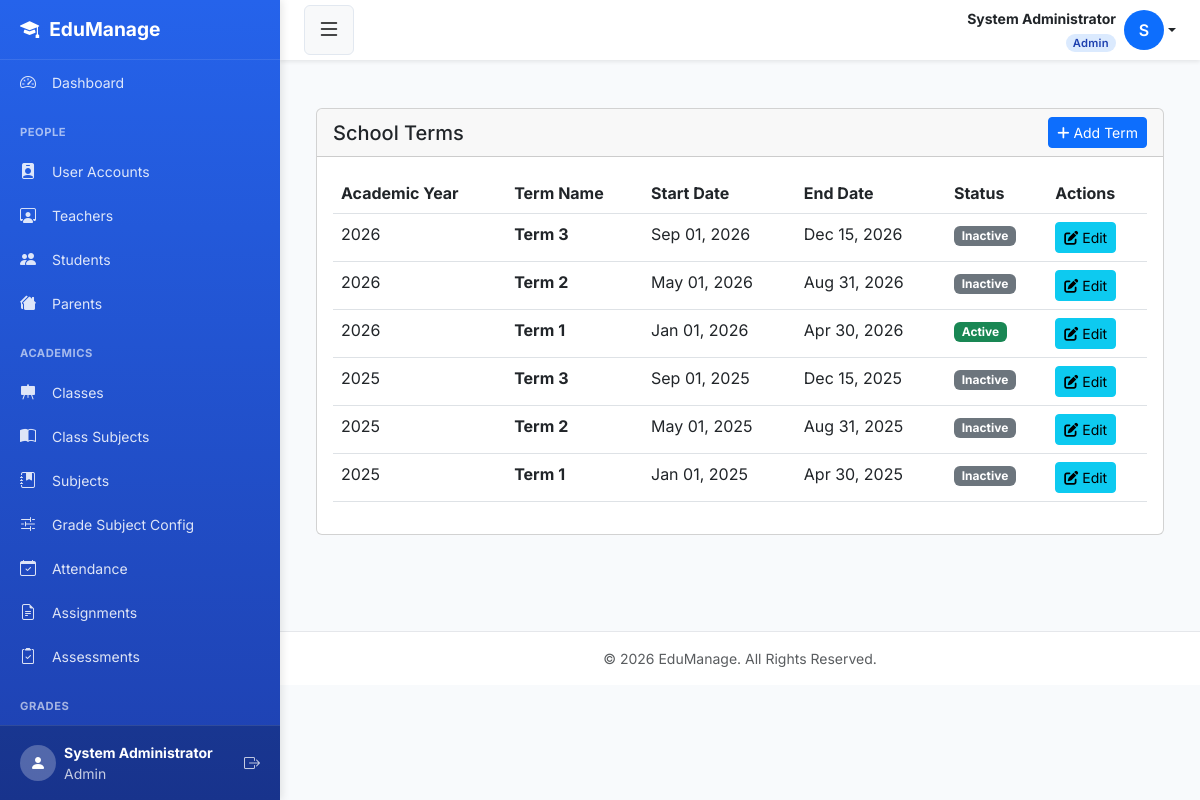
Page /settings/terms/ (signed in) on the committed database.
### smsapp/models.py (models this page shows, shortened)
class User(AbstractUser):
    ROLE_CHOICES = [
        ('admin',   'Admin'),
        ('teacher', 'Teacher'),
        ('student', 'Student'),
        ('parent',  'Parent'),
    ]
    role  = models.CharField(max_length=10, choices=ROLE_CHOICES, default='student')
    phone = models.CharField(max_length=20, blank=True, null=True)
    email = models.EmailField(unique=True, blank=True, null=True)
    REQUIRED_FIELDS = ['first_name', 'last_name', 'role']
    class Meta:
        db_table = 'users'

class Term(models.Model):
    academic_year             = models.ForeignKey(AcademicYear, on_delete=models.CASCADE, related_name='terms')
    name                      = models.CharField(max_length=50)
    start_date                = models.DateField()
    end_date                  = models.DateField()
    is_active                 = models.BooleanField(default=False)
    new_term_prompt_dismissed = models.BooleanField(default=False)
    class Meta:
        db_table      = 'terms'
        ordering      = ['academic_year', 'start_date']
        unique_together = ['academic_year', 'name']

class AcademicYear(models.Model):
    name       = models.CharField(max_length=50, unique=True)
    start_date = models.DateField()
    end_date   = models.DateField()
    is_active  = models.BooleanField(default=True)
    class Meta:
        db_table = 'academic_years'
        ordering = ['-start_date']

### smsapp/views.py (the view)
# urls.py: path('settings/terms/', views.term_list, name='term_list'),
@login_required
@admin_required
def term_list(request):
    terms = Term.objects.all().order_by('-start_date')
    return render(request, 'settings/term_list.html', {'terms': terms})

### smsapp/templates/settings/term_list.html (shortened to what this page needs)
{% extends "base.html" %}
{% load static %}
{% block content %}
<div class="container-fluid py-4">
    <div class="row">
        <div class="col-12">
            <div class="card">
                <div class="card-header d-flex justify-content-between align-items-center">
                    <h5 class="card-title mb-0">School Terms</h5>
                    <a href="{% url 'term_add' %}" class="btn btn-primary btn-sm">
                        <i class="fas fa-plus"></i> Add Term
                    </a>
                </div>
                <div class="card-body">
                    <div class="table-responsive">
                        <table class="table table-hover">
                            <thead>
                                <tr>
                                    <th>Academic Year</th>
                                    <th>Term Name</th>
                                    <th>Start Date</th>
                                    <th>End Date</th>
                                    <th>Status</th>
                                    <th>Actions</th>
                                </tr>
                            </thead>
                            <tbody>
                                {% for term in terms %}
                                <tr>
                                    <td>{{ term.academic_year.name }}</td>
                                    <td><strong>{{ term.name }}</strong></td>
                                    <td>{{ term.start_date|date:"M d, Y" }}</td>
                                    <td>{{ term.end_date|date:"M d, Y" }}</td>
                                    <td>
                                        {% if term.is_active %}
                                        <span class="badge bg-success">Active</span>
                                        {% else %}
                                        <span class="badge bg-secondary">Inactive</span>
                                        {% endif %}
                                    </td>
                                    <td>
                                        <a href="{% url 'term_edit' term.id %}" class="btn btn-sm btn-info">
                                            <i class="fas fa-edit"></i> Edit
                                        </a>
                                    </td>
                                </tr>
                                {% empty %}
                                <tr>
                                    <td colspan="6" class="text-center">No terms found.</td>
                                </tr>
                                {% endfor %}
                            </tbody>
                        </table>
                    </div>
                </div>
            </div>
        </div>
    </div>
</div>
{% endblock %}

### smsapp/templates/base.html (shortened to what this page needs)
<!DOCTYPE html>
<html lang="en">
<head>
    <link href="https://cdn.jsdelivr.net/npm/bootstrap@5.3.0/dist/css/bootstrap.min.css" rel="stylesheet">
    <link rel="stylesheet" href="https://cdn.jsdelivr.net/npm/bootstrap-icons@1.11.0/font/bootstrap-icons.css">
    <link rel="stylesheet" href="https://cdnjs.cloudflare.com/ajax/libs/font-awesome/6.4.0/css/all.min.css">
</head>
<body>
<div class="d-flex" id="wrapper">
    <div id="sidebar-wrapper">
        <div class="sidebar-heading">
            <i class="bi bi-mortarboard-fill"></i> EduManage
        </div>
        <div class="sidebar-nav">
            {% if user.role == 'admin' %}
                <a href="{% url 'admin_dashboard' %}" class="list-group-item list-group-item-action">
                    <i class="bi bi-speedometer2"></i> Dashboard
                </a>
            {% elif user.role == 'teacher' %}
                <a href="{% url 'teacher_dashboard' %}" class="list-group-item list-group-item-action">
                    <i class="bi bi-speedometer2"></i> Dashboard
                </a>
            {% elif user.role == 'student' %}
                <a href="{% url 'student_dashboard' %}" class="list-group-item list-group-item-action">
                    <i class="bi bi-speedometer2"></i> Dashboard
                </a>
            {% elif user.role == 'parent' %}
                <a href="{% url 'parent_dashboard' %}" class="list-group-item list-group-item-action">
                    <i class="bi bi-speedometer2"></i> Dashboard
                </a>
            {% endif %}
            {% if user.role == 'admin' %}
                <div class="sidebar-heading-text">People</div>
                <a href="{% url 'user_list' %}" class="list-group-item list-group-item-action">
                    <i class="bi bi-person-badge-fill"></i> User Accounts
                </a>
                <a href="{% url 'teacher_list' %}" class="list-group-item list-group-item-action">
                    <i class="bi bi-person-workspace"></i> Teachers
                </a>
                <a href="{% url 'student_list' %}" class="list-group-item list-group-item-action">
                    <i class="bi bi-people-fill"></i> Students
                </a>
                <a href="{% url 'parent_list' %}" class="list-group-item list-group-item-action">
                    <i class="bi bi-houses-fill"></i> Parents
                </a>
                <div class="sidebar-heading-text">Academics</div>
                <a href="{% url 'class_list' %}" class="list-group-item list-group-item-action">
                    <i class="bi bi-easel-fill"></i> Classes
                </a>
                <a href="{% url 'class_subject_list' %}" class="list-group-item list-group-item-action">
                    <i class="bi bi-book-half"></i> Class Subjects
                </a>
                <a href="{% url 'subject_list' %}" class="list-group-item list-group-item-action">
                    <i class="bi bi-journal-bookmark-fill"></i> Subjects
                </a>
                <a href="{% url 'grade_subject_config_list' %}" class="list-group-item list-group-item-action">
                    <i class="bi bi-sliders2"></i> Grade Subject Config
                </a>
                <a href="{% url 'attendance_history' %}" class="list-group-item list-group-item-action">
                    <i class="bi bi-calendar-check"></i> Attendance
                </a>
                <a href="{% url 'assignment_list' %}" class="list-group-item list-group-item-action">
                    <i class="bi bi-file-earmark-text"></i> Assignments
                </a>
                <a href="{% url 'create_assessment' %}" class="list-group-item list-group-item-action">
                    <i class="bi bi-clipboard2-check"></i> Assessments
                </a>
                <div class="sidebar-heading-text">Grades</div>
                <a href="{% url 'view_gradebook' 0 0 %}" class="list-group-item list-group-item-action" onclick="return false;">
                </a>
            {% endif %}
        </div>
        <div class="sidebar-footer">
            <div class="d-flex align-items-center">
                <div class="rounded-circle bg-white bg-opacity-25 d-flex align-items-center justify-content-center me-2"
                     style="width: 36px; height: 36px;">
                    <i class="bi bi-person-fill"></i>
                </div>
                <div class="flex-grow-1">
                    <div class="small fw-bold">{{ user.get_full_name|default:user.username }}</div>
                    <div class="small opacity-75">{{ user.get_role_display }}</div>
                </div>
                <a href="{% url 'logout' %}" class="text-white text-decoration-none opacity-75 hover-opacity-100">
                    <i class="bi bi-box-arrow-right"></i>
                </a>
            </div>
        </div>
    </div>
    <div id="page-content-wrapper">
        <nav class="top-navbar">
            <button class="btn btn-light" id="sidebarToggle" aria-label="Toggle sidebar">
                <i class="bi bi-list fs-4"></i>
            </button>
            <div class="dropdown">
                <a href="#"
                   class="d-flex align-items-center text-decoration-none dropdown-toggle text-dark"
                   id="userDropdown"
                   data-bs-toggle="dropdown"
                   aria-expanded="false">
                    <div class="me-2 text-end d-none d-lg-block">
                        <div class="fw-bold small">
                            {{ user.get_full_name|default:user.username }}
                        </div>
                        <span class="role-badge {{ user.role }}">
                            {{ user.get_role_display }}
                        </span>
                    </div>
                    <div class="rounded-circle bg-primary text-white d-flex align-items-center justify-content-center"
                         style="width:40px;height:40px;font-weight:600;flex-shrink:0;">
                        {{ user.first_name|first|default:user.username|first|upper }}
                    </div>
                </a>
            </div>
        </nav>
        <div class="container-fluid p-4">
            {% block content %}{% endblock %}
        </div>
        <footer class="bg-white text-center py-3 mt-5 border-top">
            <div class="container text-muted small">
                &copy; {% now "Y" %} EduManage. All Rights Reserved.
            </div>
        </footer>
    </div>
</div>
</body>
</html>

### smsapp/templates/base.html (style rules this page uses)
:root { --primary-color: #2563eb; --primary-dark: #1e40af; --secondary-color: #64748b; --sidebar-width: 280px; --header-height: 60px; }
* { margin: 0; padding: 0; box-sizing: border-box; }
body { font-family: 'Inter', -apple-system, BlinkMacSystemFont, 'Segoe UI', Roboto, sans-serif; background-color: #f8fafc; overflow-x: hidden; min-height: 100vh; }
#sidebar-wrapper { height: 100vh; width: var(--sidebar-width); position: fixed; top: 0; left: 0; background: linear-gradient(180deg, var(--primary-color) 0%, var(--primary-dark) 100%); color: white; box-shadow: 2px 0 8px rgba(0, 0, 0, 0.1); display: flex; flex-direction: column; overflow: hidden; z-index: 1000; }
.sidebar-heading { padding: 0.875rem 1.25rem; font-size: 1.2rem; font-weight: 700; color: white; border-bottom: 1px solid rgba(255, 255, 255, 0.1); height: var(--header-height); display: flex; align-items: center; gap: 10px; flex-shrink: 0; }
.sidebar-nav { flex: 1; overflow-y: auto; overflow-x: hidden; padding-bottom: 20px; }
.sidebar-footer { padding: 16px 20px; border-top: 1px solid rgba(255, 255, 255, 0.1); background: rgba(0, 0, 0, 0.2); flex-shrink: 0; }
.sidebar-heading-text { color: rgba(255, 255, 255, 0.6); font-size: 0.7rem; text-transform: uppercase; font-weight: 700; letter-spacing: 0.5px; padding: 15px 20px 8px; margin-top: 5px; }
.list-group-item { border: none; background-color: transparent; color: rgba(255, 255, 255, 0.85); padding: 10px 20px; font-size: 0.875rem; transition: all 0.2s ease; cursor: pointer; display: block; text-decoration: none; }
.list-group-item i { margin-right: 12px; width: 20px; text-align: center; font-size: 1rem; }
#page-content-wrapper { margin-left: var(--sidebar-width); min-height: 100vh; width: calc(100% - var(--sidebar-width)); transition: margin 0.25s ease-out; }
.top-navbar { height: var(--header-height); background-color: white; box-shadow: 0 2px 4px rgba(0, 0, 0, 0.08); display: flex; align-items: center; justify-content: space-between; padding: 0 1.5rem; position: sticky; top: 0; z-index: 998; }
.top-navbar .btn-light { border: 1px solid #e2e8f0; transition: all 0.2s ease; }
.role-badge { display: inline-block; font-size: 0.7rem; padding: 1px 7px; border-radius: 20px; font-weight: 600; text-transform: capitalize; letter-spacing: 0.3px; }
.role-badge.admin { background: #dbeafe; color: #1e40af; }
footer { margin-top: auto; }
.container-fluid { max-width: 1400px; }
.border-top { border-top: 1px solid #e5e7eb !important; }

### rows in the picture
User: get_full_name "System Administrator", role "Admin", first_name|first "S"
Term: academic_year.name "2026", name "Term 3", start_date "Sep 01, 2026", end_date "Dec 15, 2026", is_active "Inactive"
Term: academic_year.name "2026", name "Term 2", start_date "May 01, 2026", end_date "Aug 31, 2026", is_active "Inactive"
Term: academic_year.name "2026", name "Term 1", start_date "Jan 01, 2026", end_date "Apr 30, 2026", is_active "Active"
Term: academic_year.name "2025", name "Term 3", start_date "Sep 01, 2025", end_date "Dec 15, 2025", is_active "Inactive"
Term: academic_year.name "2025", name "Term 2", start_date "May 01, 2025", end_date "Aug 31, 2025", is_active "Inactive"
Term: academic_year.name "2025", name "Term 1", start_date "Jan 01, 2025", end_date "Apr 30, 2025", is_active "Inactive"
